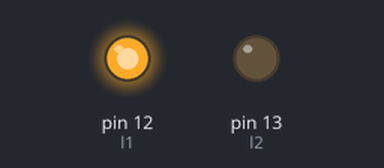
Recording of a sketch running on a simulated Arduino Uno, built with avr-gcc and run on an emulated ATmega328P. On the bench: output pins drawn as LEDs (lit = HIGH). Pins used as bus, display or sensor lines are not drawn.

Above: at 1.5 s.
At 11.5 s:
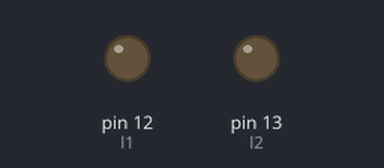
Timing chart, 0 to 18.2 s (numbered marks = the images above):
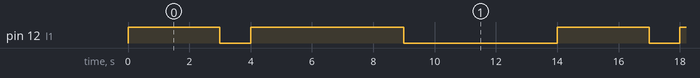

Measured:
- by itself, pin 12 (l1): repeats every 14.0 s: LOW 1.0 s, HIGH 5.0 s, LOW 5.0 s, HIGH 3.0 s
- by itself, everything shown: repeats every 14.0 s, in 4 steps

The sketch:

sketch_nov07a.ino
```cpp
// Define outputs to L293D
const int l1 = 12;
const int l2 = 13;
const int r1 = 14;
const int r2 = 15;


void setup() {
  // put your setup code here, to run once:
  pinMode(l1, OUTPUT);
  pinMode(l2, OUTPUT);
  pinMode(r1, OUTPUT);
  pinMode(r2, OUTPUT);
}

void loop() {
  // put your main code here, to run repeatedly:
  forward();
  delay(3000);
  stop_();
  delay(1000);

  turnLeft();
  delay(1000);

  forward();
  delay(3000);

  turnRight();
  delay(1000);

  stop_();
  delay(5000);
}

void forward() {
  // drive forward
  // left motor
  digitalWrite(l1, HIGH);
  digitalWrite(l2, LOW);

  // right motor
  digitalWrite(r1, HIGH);
  digitalWrite(r2, LOW);
}

void stop_() {
  // left motor
  digitalWrite(l1, LOW);
  digitalWrite(l2, LOW);

  // right motor
  digitalWrite(r1, LOW);
  digitalWrite(r2, LOW);
}

void turnRight() {
  // left motor
  digitalWrite(l1, HIGH);
  digitalWrite(l2, LOW);

  // right motor
  digitalWrite(r1, LOW);
  digitalWrite(r2, HIGH);
}

void turnLeft() {
  // left motor
  digitalWrite(l1, HIGH);
  digitalWrite(l2, LOW);

  // right motor
  digitalWrite(r1, LOW);
  digitalWrite(r2, HIGH);
}
```
